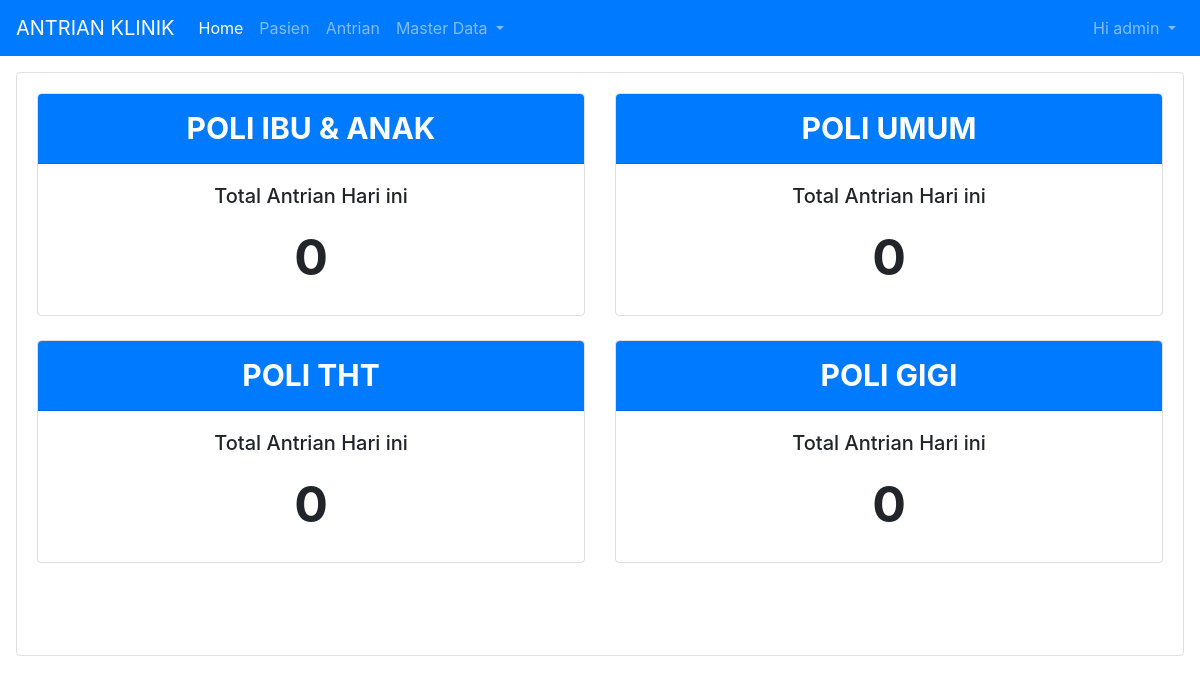
The app's page /index.php?page=home (signed in) with its own data.
### tables this page shows
CREATE TABLE `poli` (
  `id` int(11) NOT NULL,
  `nama_poli` varchar(191) NOT NULL,
  `nama_dokter` varchar(191) NOT NULL,
  `nama_petugas` varchar(191) NOT NULL,
  `id_antrian` int(11) NOT NULL,
  `inisial` varchar(1) NOT NULL,
  `created_at` timestamp NOT NULL DEFAULT CURRENT_TIMESTAMP ON UPDATE CURRENT_TIMESTAMP
);

### konten.php (the view, shortened to what this page needs)
<div class="card-group">
 <div class="card" style="background: transparent;">
     <div class="card-body">
     <div class="card-deck">
<?php
$limit = 2;
$limit_start = (1 - 1) * $limit;
$queryPoli = mysqli_query($koneksidb, "SELECT antrian.nomor_antrian, poli.id, poli.nama_poli, poli.inisial FROM poli
LEFT JOIN antrian ON poli.id_antrian=antrian.id WHERE id_antrian!='0' ORDER BY poli.id DESC LIMIT $limit_start, $limit");
while ($dataPoli = mysqli_fetch_array($queryPoli)) {
    $totalAntrian = mysqli_num_rows(mysqli_query($koneksidb, "SELECT * FROM antrian WHERE id_poli='$dataPoli[id]' AND tanggal='" . date('Y-m-d') . "'"));
    ?>
<div class="card" style="background: transparent;">
  <div class="card-header bg-primary text-white">
 <div style="font-size:30px; font-weight:bold; text-align: center;"><?php echo strtoupper($dataPoli['nama_poli']); ?></div>
  </div>
    <div class="card-body">
    <h5 class="card-title"><center>Total Antrian Hari ini</center></h5>
    <div style="font-size:50px; font-weight:bold; text-align: center;"><?php echo $totalAntrian; ?></div>
    </div>
     </div>
<?php }?>
     </div>
     <br/>
     <div class="card-deck">
<?php
$limit = 2;
$limit_start = (2 - 1) * $limit;
$queryPoli = mysqli_query($koneksidb, "SELECT antrian.nomor_antrian,  poli.id, poli.nama_poli, poli.inisial FROM poli
LEFT JOIN antrian ON poli.id_antrian=antrian.id WHERE id_antrian!='0' ORDER BY poli.id DESC LIMIT $limit_start, $limit");
while ($dataPoli = mysqli_fetch_array($queryPoli)) {
    $totalAntrian = mysqli_num_rows(mysqli_query($koneksidb, "SELECT * FROM antrian WHERE id_poli='$dataPoli[id]' AND tanggal='" . date('Y-m-d') . "'"));
    ?>
<div class="card" style="background: transparent;">
  <div class="card-header bg-primary text-white">
 <div style="font-size:30px; font-weight:bold; text-align: center;"><?php echo strtoupper($dataPoli['nama_poli']); ?></div>
  </div>
    <div class="card-body">
    <h5 class="card-title"><center>Total Antrian Hari ini</center></h5>
    <div style="font-size:50px; font-weight:bold; text-align: center;"><?php echo $totalAntrian; ?></div>
    </div>
     </div>
<?php }?>
     </div>
     <br/>
     <br/>
     <br/>
     </div>
 </div>
  </div>

### records on screen
poli: nama_poli "POLI IBU & ANAK", totalAntrian "0"
poli: nama_poli "POLI UMUM", totalAntrian "0"
poli: nama_poli "POLI THT", totalAntrian "0"
poli: nama_poli "POLI GIGI", totalAntrian "0"

### other values on screen
$_SESSION['SES_LOGIN_USERNAME'] "admin"
